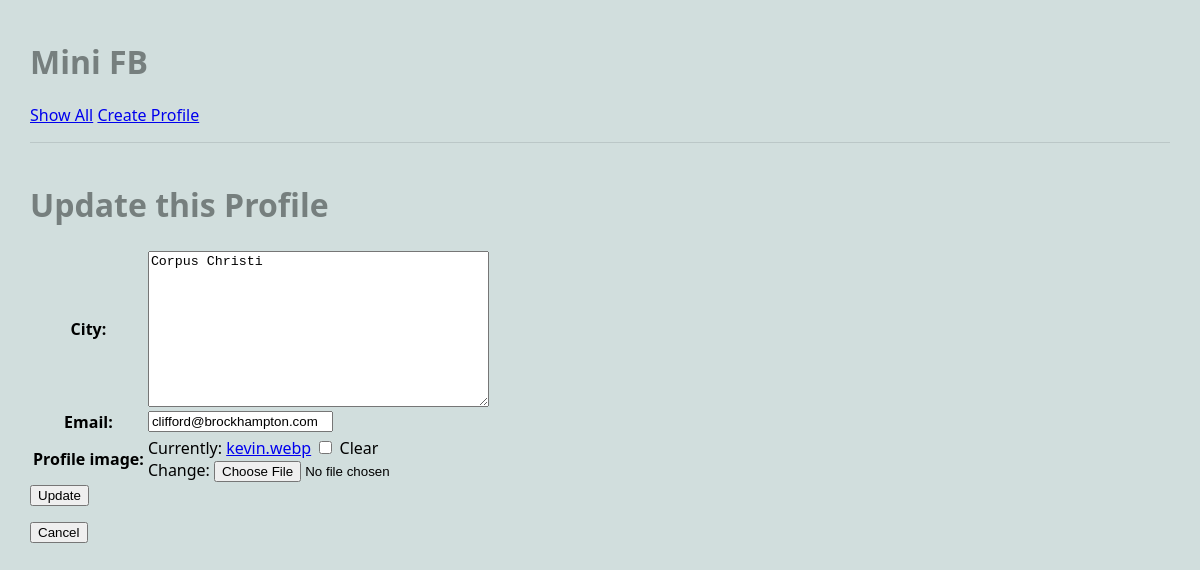
The app's page /mini_fb/profile/1/update, older data.
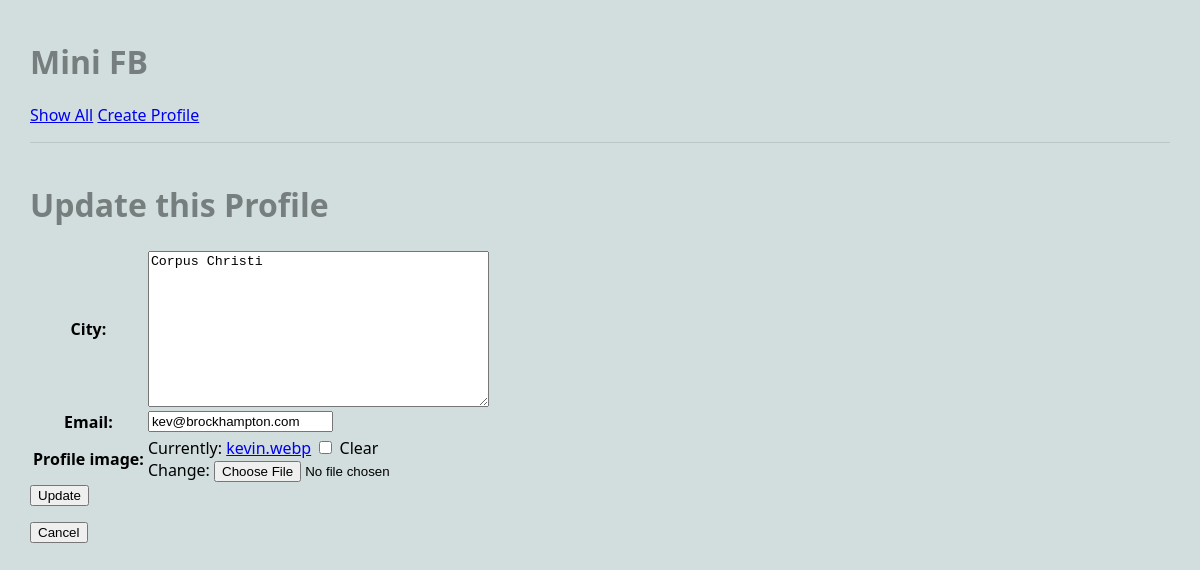
The same page, newer data.
### mini_fb/models.py (models this page shows, shortened)
class Profile(models.Model):
    first_name = models.TextField(blank=True)
    last_name = models.TextField(blank=True)
    city = models.TextField(blank=True)
    email = models.EmailField(blank=True)
    profile_image = models.ImageField(blank=True) # an actual image

### mini_fb/views.py (the view, shortened to what this page needs)
# urls.py: path('profile/<int:pk>/update', UpdateProfileView.as_view(), name='update_profile'),
class UpdateProfileView(UpdateView):
    model = Profile
    form_class = UpdateProfileForm
    template_name = "mini_fb/update_profile_form.html"

### mini_fb/forms.py
class UpdateProfileForm(forms.ModelForm):
    class Meta:
        model = Profile
        fields = ['city', 'email', 'email', 'profile_image']  # which fields from model should we use

### mini_fb/templates/mini_fb/update_profile_form.html (shortened to what this page needs)
{% extends 'mini_fb/base.html' %}
{% block content %}
<h1>Update this Profile</h1>
    <form action="{% url 'update_profile' profile.pk %}" method="POST" enctype="multipart/form-data">
        <table>
            {{ form.as_table }}
        </table>
        <input type="submit" name="submit" value="Update">
    </form>
    <form action="{% url 'profile' profile.pk %}" method="GET">
        <input type="submit" value="Cancel">
    </form>
{% endblock %}

Row changes from the older to the newer data that the page shows:
changed Profile "Corpus Christi": email "clifford@brockhampton.com" → "kev@brockhampton.com"
